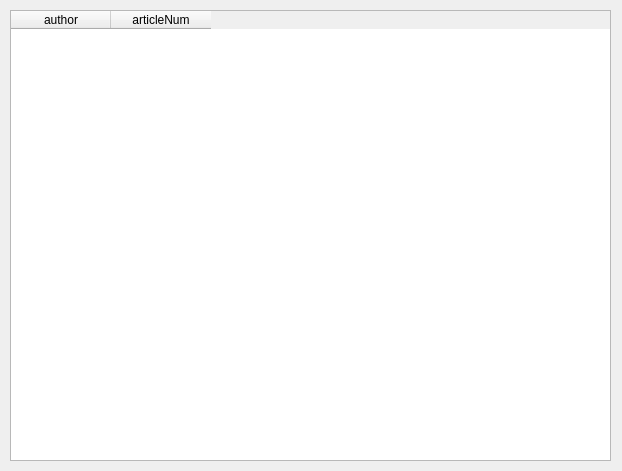
<?xml version="1.0" encoding="UTF-8"?>
<ui version="4.0">
 <class>AuthorStacDialog</class>
 <widget class="QDialog" name="AuthorStacDialog">
  <property name="geometry">
   <rect>
    <x>0</x>
    <y>0</y>
    <width>622</width>
    <height>471</height>
   </rect>
  </property>
  <property name="windowTitle">
   <string>Dialog</string>
  </property>
  <widget class="QWidget" name="widget" native="true">
   <property name="geometry">
    <rect>
     <x>10</x>
     <y>10</y>
     <width>601</width>
     <height>451</height>
    </rect>
   </property>
   <widget class="QTableWidget" name="tableWidget">
    <property name="geometry">
     <rect>
      <x>0</x>
      <y>0</y>
      <width>601</width>
      <height>451</height>
     </rect>
    </property>
    <column>
     <property name="text">
      <string>author</string>
     </property>
    </column>
    <column>
     <property name="text">
      <string>articleNum</string>
     </property>
    </column>
   </widget>
  </widget>
 </widget>
 <resources/>
 <connections/>
</ui>
